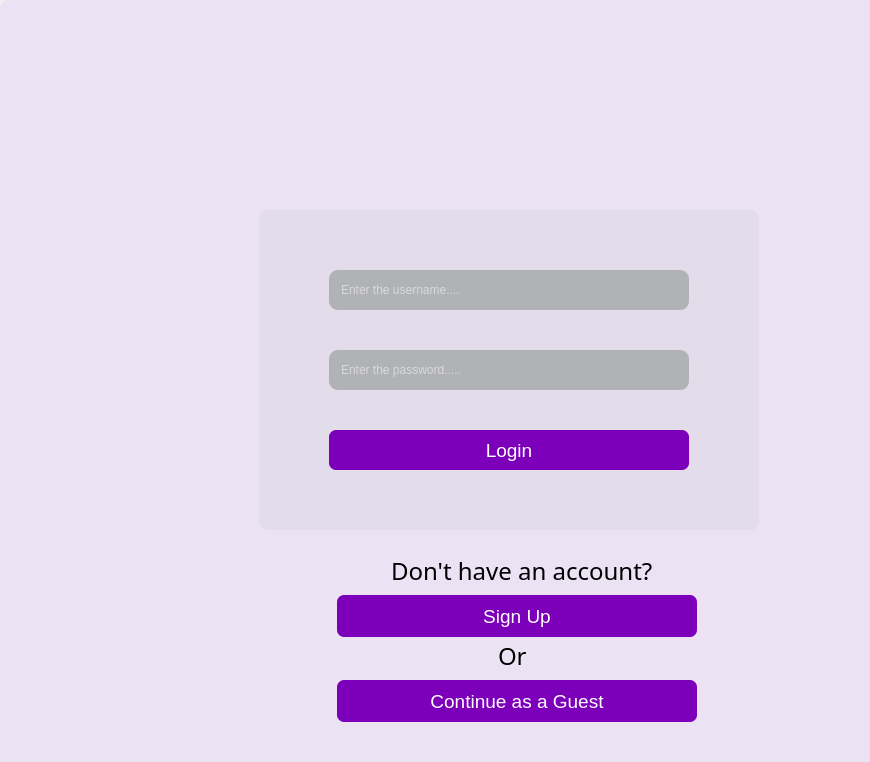
<?xml version="1.0" encoding="UTF-8"?>
<ui version="4.0">
 <class>Form</class>
 <widget class="QWidget" name="Form">
  <property name="geometry">
   <rect>
    <x>0</x>
    <y>0</y>
    <width>870</width>
    <height>762</height>
   </rect>
  </property>
  <property name="windowTitle">
   <string>Form</string>
  </property>
  <widget class="QWidget" name="widget" native="true">
   <property name="geometry">
    <rect>
     <x>0</x>
     <y>0</y>
     <width>1024</width>
     <height>768</height>
    </rect>
   </property>
   <property name="styleSheet">
    <string notr="true">background-color:rgb(235, 226, 244);
border-radius: 9px;</string>
   </property>
   <widget class="QPushButton" name="b2">
    <property name="geometry">
     <rect>
      <x>337</x>
      <y>595</y>
      <width>360</width>
      <height>42</height>
     </rect>
    </property>
    <property name="font">
     <font>
      <pointsize>1</pointsize>
     </font>
    </property>
    <property name="styleSheet">
     <string notr="true">QPushButton#b2{
background-color:rgb(124, 0, 186);
color: rgb(255, 255, 255);
font-size: 19px;
border-radius : 7px;

}
QPushButton#b2: pressed {
background-color: rgb(117, 71, 255);
}</string>
    </property>
    <property name="text">
     <string>Sign Up</string>
    </property>
   </widget>
   <widget class="QLabel" name="l2_2">
    <property name="geometry">
     <rect>
      <x>391</x>
      <y>561</y>
      <width>261</width>
      <height>20</height>
     </rect>
    </property>
    <property name="font">
     <font>
      <family>Sura</family>
      <pointsize>1</pointsize>
      <weight>50</weight>
      <bold>false</bold>
     </font>
    </property>
    <property name="styleSheet">
     <string notr="true">text-align:center;
font-size:24px;
font-weight:400;
color:rgb(0, 0, 0) ;
border-radius:2px;
font-family:Sura;</string>
    </property>
    <property name="text">
     <string>Don't have an account?</string>
    </property>
    <property name="textFormat">
     <enum>Qt::PlainText</enum>
    </property>
   </widget>
   <widget class="QPushButton" name="b5">
    <property name="geometry">
     <rect>
      <x>337</x>
      <y>680</y>
      <width>360</width>
      <height>42</height>
     </rect>
    </property>
    <property name="styleSheet">
     <string notr="true">QPushButton#b5{
background-color:rgb(124, 0, 186);
color: rgb(255, 255, 255);
font-size: 19px;
border-radius : 7px;

}
QPushButton#b5: pressed {
background-color: rgb(117, 71, 255);
}</string>
    </property>
    <property name="text">
     <string>Continue as a Guest</string>
    </property>
   </widget>
   <widget class="QLabel" name="l2_3">
    <property name="geometry">
     <rect>
      <x>498</x>
      <y>646</y>
      <width>41</width>
      <height>20</height>
     </rect>
    </property>
    <property name="font">
     <font>
      <family>Sura</family>
      <pointsize>1</pointsize>
      <weight>50</weight>
      <bold>false</bold>
     </font>
    </property>
    <property name="styleSheet">
     <string notr="true">text-align:center;
font-size:24px;
font-weight:400;
color: rgb(0, 0, 0);
border-radius:2px;
font-family:Sura</string>
    </property>
    <property name="text">
     <string>Or</string>
    </property>
   </widget>
   <widget class="QLabel" name="label">
    <property name="geometry">
     <rect>
      <x>416</x>
      <y>10</y>
      <width>191</width>
      <height>181</height>
     </rect>
    </property>
    <property name="styleSheet">
     <string notr="true">background-image:url(static/images/logo.png);</string>
    </property>
    <property name="text">
     <string/>
    </property>
    <property name="scaledContents">
     <bool>true</bool>
    </property>
    <property name="alignment">
     <set>Qt::AlignCenter</set>
    </property>
   </widget>
   <widget class="QGroupBox" name="groupBox">
    <property name="geometry">
     <rect>
      <x>259</x>
      <y>210</y>
      <width>500</width>
      <height>320</height>
     </rect>
    </property>
    <property name="styleSheet">
     <string notr="true">background-color:rgba(192, 192, 192,50)</string>
    </property>
    <property name="title">
     <string/>
    </property>
    <property name="alignment">
     <set>Qt::AlignCenter</set>
    </property>
    <widget class="QLineEdit" name="tb1">
     <property name="geometry">
      <rect>
       <x>70</x>
       <y>60</y>
       <width>360</width>
       <height>40</height>
      </rect>
     </property>
     <property name="styleSheet">
      <string notr="true">background-color: rgb(177, 178, 181);
color:rgb(255,255,255);
padding-left: 10px;
border-bottom-color: rgba(46,82,101,255);
</string>
     </property>
     <property name="alignment">
      <set>Qt::AlignLeading|Qt::AlignLeft|Qt::AlignVCenter</set>
     </property>
     <property name="placeholderText">
      <string>Enter the username....</string>
     </property>
    </widget>
    <widget class="QLineEdit" name="tb2">
     <property name="geometry">
      <rect>
       <x>70</x>
       <y>140</y>
       <width>360</width>
       <height>40</height>
      </rect>
     </property>
     <property name="styleSheet">
      <string notr="true">background-color: rgb(177, 178, 181);
color:rgb(255,255,255);
padding-left: 10px;
border-bottom-color: rgba(46,82,101,255);
</string>
     </property>
     <property name="echoMode">
      <enum>QLineEdit::Password</enum>
     </property>
     <property name="alignment">
      <set>Qt::AlignLeading|Qt::AlignLeft|Qt::AlignVCenter</set>
     </property>
     <property name="placeholderText">
      <string>Enter the password.....</string>
     </property>
    </widget>
    <widget class="QPushButton" name="b1">
     <property name="geometry">
      <rect>
       <x>70</x>
       <y>220</y>
       <width>360</width>
       <height>40</height>
      </rect>
     </property>
     <property name="font">
      <font>
       <pointsize>1</pointsize>
      </font>
     </property>
     <property name="styleSheet">
      <string notr="true">QPushButton#b1{
background-color:rgb(124, 0, 186);
color: rgb(255, 255, 255);
font-size: 19px;
border-radius : 7px;

}
QPushButton#b1: pressed {
background-color: rgb(117, 71, 255);
}</string>
     </property>
     <property name="text">
      <string>Login</string>
     </property>
    </widget>
   </widget>
   <zorder>groupBox</zorder>
   <zorder>b2</zorder>
   <zorder>l2_2</zorder>
   <zorder>b5</zorder>
   <zorder>l2_3</zorder>
   <zorder>label</zorder>
  </widget>
 </widget>
 <resources>
  <include location="../qrc_files/test.qrc"/>
 </resources>
 <connections/>
</ui>
